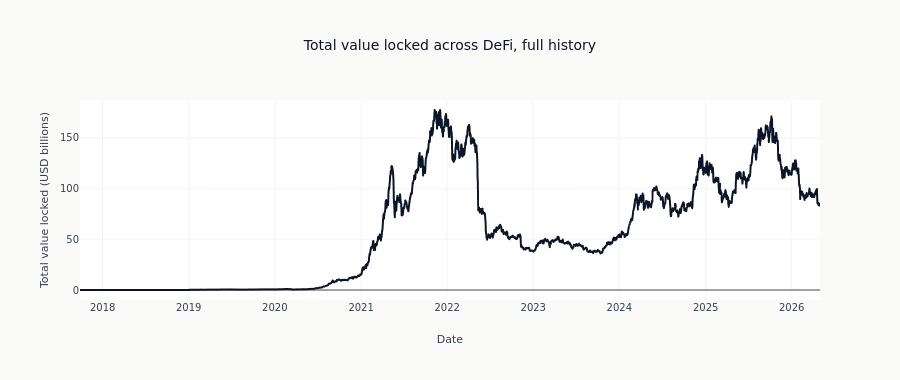

Write notebook code for a chart like this one.
### Code cell
fig = px.line(
    total_tvl.to_pandas(),
    x="timestamp",
    y="tvl_bn",
    title="Total value locked across DeFi, full history",
    labels={"timestamp": "Date", "tvl_bn": "Total value locked (USD billions)"},
    color_discrete_sequence=[COLORS["blue"]],
)
fig.update_layout(height=380)
show_plotly_with_alt(
    fig,
    "Line chart of total value locked across DeFi over the full published history, in billions "
    "of dollars, against a date axis.",
)

### Figure 1 — Plotly figure (JSON) as saved in the notebook; plotly's stock layout.template omitted (floating-point values rounded to 4 significant figures; data arrays with more than 128 entries replaced by an {"elided": "..."} marker saying what was removed)
{"data": [{"hovertemplate": "Date=%{x}<br>Total value locked (USD billions)=%{y}<extra></extra>", "legendgroup": "", "line": {"color": "#0a1628", "dash": "solid"}, "marker": {"symbol": "circle"}, "mode": "lines", "name": "", "showlegend": false, "type": "scattergl", "x": {"elided": "3139 str values"}, "xaxis": "x", "y": {"elided": "3139 float values"}, "yaxis": "y"}], "layout": {"height": 380, "legend": {"tracegroupgap": 0}, "title": {"text": "Total value locked across DeFi, full history"}, "xaxis": {"anchor": "y", "domain": [0.0, 1.0], "title": {"text": "Date"}}, "yaxis": {"anchor": "x", "domain": [0.0, 1.0], "title": {"text": "Total value locked (USD billions)"}}}}
